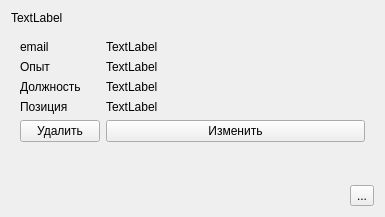
<?xml version="1.0" encoding="UTF-8"?>
<ui version="4.0">
 <class>dev_widg</class>
 <widget class="QWidget" name="dev_widg">
  <property name="geometry">
   <rect>
    <x>0</x>
    <y>0</y>
    <width>385</width>
    <height>217</height>
   </rect>
  </property>
  <property name="windowTitle">
   <string>dev_widg</string>
  </property>
  <layout class="QVBoxLayout" name="verticalLayout" stretch="0,1,0">
   <item>
    <widget class="QLabel" name="name">
     <property name="text">
      <string>TextLabel</string>
     </property>
    </widget>
   </item>
   <item>
    <widget class="QWidget" name="widget" native="true">
     <layout class="QFormLayout" name="formLayout">
      <item row="0" column="0">
       <widget class="QLabel" name="label">
        <property name="text">
         <string>email</string>
        </property>
       </widget>
      </item>
      <item row="0" column="1">
       <widget class="QLabel" name="email">
        <property name="text">
         <string>TextLabel</string>
        </property>
       </widget>
      </item>
      <item row="1" column="0">
       <widget class="QLabel" name="label_3">
        <property name="text">
         <string>Опыт</string>
        </property>
       </widget>
      </item>
      <item row="1" column="1">
       <widget class="QLabel" name="xp_years">
        <property name="text">
         <string>TextLabel</string>
        </property>
       </widget>
      </item>
      <item row="2" column="0">
       <widget class="QLabel" name="label_5">
        <property name="text">
         <string>Должность</string>
        </property>
       </widget>
      </item>
      <item row="2" column="1">
       <widget class="QLabel" name="grade">
        <property name="text">
         <string>TextLabel</string>
        </property>
       </widget>
      </item>
      <item row="4" column="0">
       <widget class="QPushButton" name="pushButton">
        <property name="text">
         <string>Удалить</string>
        </property>
       </widget>
      </item>
      <item row="4" column="1">
       <widget class="QPushButton" name="pushButton_2">
        <property name="text">
         <string>Изменить</string>
        </property>
       </widget>
      </item>
      <item row="3" column="0">
       <widget class="QLabel" name="label_2">
        <property name="text">
         <string>Позиция</string>
        </property>
       </widget>
      </item>
      <item row="3" column="1">
       <widget class="QLabel" name="pos">
        <property name="text">
         <string>TextLabel</string>
        </property>
       </widget>
      </item>
     </layout>
    </widget>
   </item>
   <item>
    <layout class="QHBoxLayout" name="horizontalLayout">
     <item>
      <spacer name="horizontalSpacer">
       <property name="orientation">
        <enum>Qt::Horizontal</enum>
       </property>
       <property name="sizeHint" stdset="0">
        <size>
         <width>40</width>
         <height>20</height>
        </size>
       </property>
      </spacer>
     </item>
     <item>
      <widget class="QToolButton" name="toolButton">
       <property name="text">
        <string>...</string>
       </property>
      </widget>
     </item>
    </layout>
   </item>
  </layout>
 </widget>
 <resources/>
 <connections/>
</ui>
